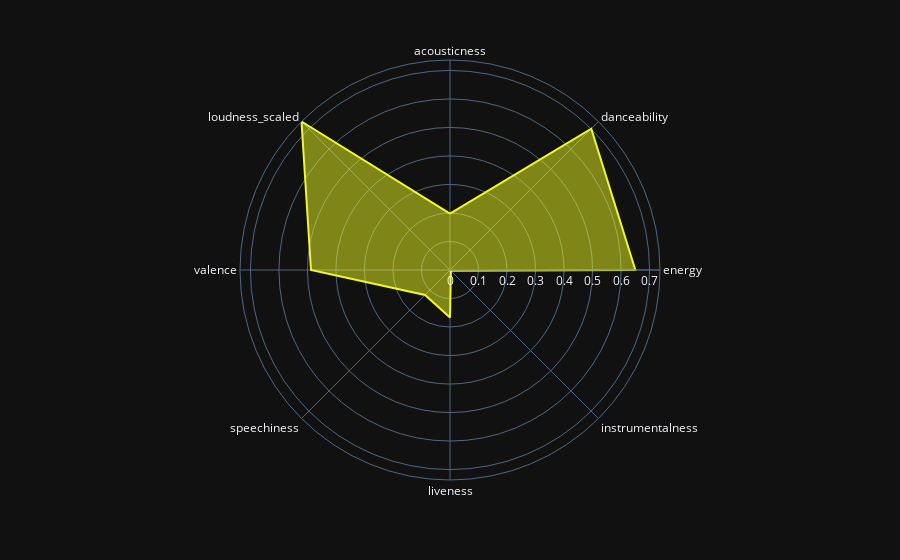

Notebook cell for this chart:
### Code cell
# polar plot 

#caractéristiques à avoir sur le plot: on ne garde que celles-ci parce qu'elles ont la même échelle
carac = ['acousticness', 'danceability', 'energy', 'instrumentalness', 'liveness', 'speechiness',  'valence', 'loudness_scaled']

# moyenne de ces caractéristiques 

fig = px.line_polar(top_songs, theta=carac, r= top_songs[carac].mean(), line_close=True, template="plotly_dark", 
                    color_discrete_sequence=px.colors.sequential.Plasma_r)
fig.update_traces(fill='toself')
fig.update_layout(autosize = False)
fig.show()

### Figure 1 — Plotly figure (JSON) as saved in the notebook; plotly's stock layout.template omitted (floating-point values rounded to 4 significant figures)
{"data": [{"fill": "toself", "hovertemplate": "r=%{r}<br>theta=%{theta}<extra></extra>", "legendgroup": "", "line": {"color": "#f0f921", "dash": "solid"}, "marker": {"symbol": "circle"}, "mode": "lines", "name": "", "r": [0.1977, 0.7007, 0.6501, 0.004313, 0.1665, 0.1239, 0.4876, 0.7365, 0.1977], "showlegend": false, "subplot": "polar", "theta": ["acousticness", "danceability", "energy", "instrumentalness", "liveness", "speechiness", "valence", "loudness_scaled", "acousticness"], "type": "scatterpolar"}], "layout": {"autosize": false, "legend": {"tracegroupgap": 0}, "margin": {"t": 60}, "polar": {"angularaxis": {"direction": "clockwise", "rotation": 90}, "domain": {"x": [0, 1], "y": [0, 1]}}}}
